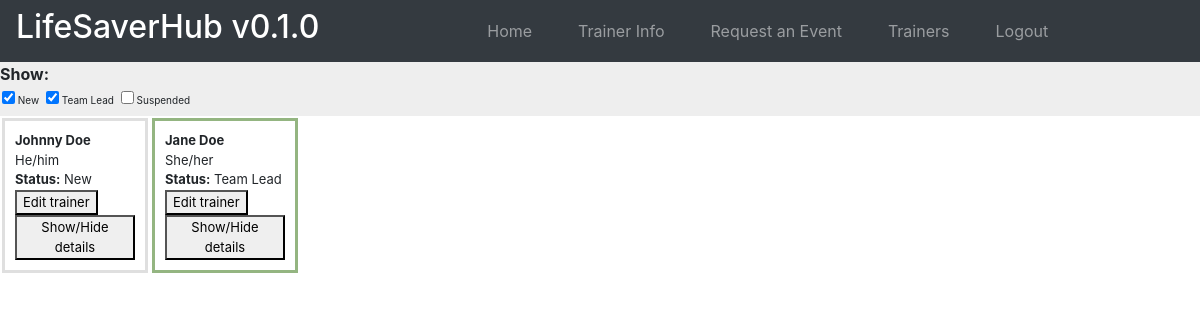
Page /trainer_info (signed in) on the committed database.
### website/models.py (models this page shows)
class Trainer(db.Model):
    id = db.Column(db.Integer, primary_key=True)
    name = db.Column(db.String(50))
    nickname = db.Column(db.String(50))
    date_of_birth = db.Column(db.Date)
    pronouns = db.Column(db.String(50))
    race_ethnicity = db.Column(db.String(100))
    how_did_you_hear = db.Column(db.String(200))
    phone = db.Column(db.String(16))
    text_or_call = db.Column(db.String(16))
    email = db.Column(db.String(50))
    education = db.Column(db.String(100))
    lifesaver_skills = db.Column(db.String(500))
    relevant_exp = db.Column(db.String(500))
    heartsaver_interest = db.Column(db.String(4))
    gen_avail = db.Column(db.String(500))
    hrs_per_month = db.Column(db.Integer)
    languages = db.Column(db.String(50))
    other_info = db.Column(db.String(1500))
    documents = db.Column(db.String(256))
    status = db.Column(db.String(100))
    assignments = db.relationship('Assignment', backref = 'trainer', cascade = 'all, delete-orphan', lazy = 'dynamic')
    admin_notes = db.Column(db.String(1500))

### website/views.py (the view)
@views.route('/trainer_info', methods=['GET', 'POST'])
@login_required
def trainer_info():
    trainers = Trainer.query.all()
    '''
    for trainer in trainers:
        if trainer.gen_avail:
            trainer.gen_avail.sort(key=lambda date: date.start_date)
    '''
    trainers_data = []
    for trainer in trainers:
        trainers_data.append(trainer.name)
    return render_template("trainer_info.html", user=current_user, trainers=trainers, trainers_data=trainers_data, trainer_colors=trainer_colors)

### website/__init__.py (called while the page is built)
def create_app():
    app = Flask(__name__)
    app.config['SECRET_KEY'] = 'hjshjhdjah kjshkjdhjs'
    app.config['SQLALCHEMY_DATABASE_URI'] = f'sqlite:///{DB_NAME}'
    path = os.getcwd()
    UPLOAD_FOLDER = os.path.join(path, 'doc_uploads')
    if not os.path.isdir(UPLOAD_FOLDER):
        os.mkdir(UPLOAD_FOLDER)
    app.config['UPLOAD_FOLDER'] = UPLOAD_FOLDER
    db.init_app(app)
    from .views import views
    from .auth import auth
    app.register_blueprint(views, url_prefix='/')
    app.register_blueprint(auth, url_prefix='/')
    from .models import User
    with app.app_context():
        db.create_all()
    login_manager = LoginManager()
    login_manager.login_view = 'auth.login'
    login_manager.init_app(app)
    @login_manager.user_loader
    def load_user(id):
        return User.query.get(int(id))
    return app

### website/templates/trainer_info.html (shortened to what this page needs)
{% extends "base.html" %} {% block title %}Home{% endblock %} {% block content
    %}
    <div class="trainer-info-container">
        <ul class="filterSection">
            <strong>Show:</strong>
            <li>
                <input checked="true" type="checkbox" value="New"/>
                <label>New</label>
            </li>
            <li>
                <input checked="true" type="checkbox" value="Team Lead"/>
                <label>Team Lead</label>
            </li>
            <li>
                <input type="checkbox" value="Suspended"/>
                <label>Suspended</label>
            </li>
        </ul>
        <ul class="list-group list-group-flush" id="trainerInfoFilter">
          {% for trainer in trainers %}
          <li
            id="trainer_{{trainer.id}}"
            data-type="{{trainer.status}}"
            class="list-group-item {% if trainer.status == 'Suspended' %} hideItem {% endif %}"
            style="display: inline-block; border-width: 3px;"
          >
          <strong>{{trainer.nickname}}</strong><br>
          {{trainer.pronouns}}
          <div class="update-status"><strong>Status:</strong> {{trainer.status}} <br>
            <button id="{{trainer.name}}"class="update-trainer-option" onClick="showOrHideDropdown(this.id,'update_div')">Edit trainer</button></div>
          <div class="trainer-details">
            <button id="details_{{trainer.id}}"class="show-trainer-details" onClick="showOrHideDropdown(this.id,'trainer')">Show/Hide details</button>
          </div>
          </li>
          {% endfor %}
        </ul>
      </div>
{% endblock %}>

### website/static/styles/web.css (style rules this page uses)
.trainer-info-container { box-sizing: border-box !important; width: 100% !important; justify-content: center !important; align-items: center !important; max-width: none !important; }
.list-group-item { margin: 2px !important; padding: 10px !important; font-size: small; }
#trainerInfoFilter { display: grid; grid-template-columns: repeat(8, 1fr); grid-gap: 0px; }
body { margin: 0; justify-content: center; align-items: center; }
.filterSection li { list-style: none; margin: 0px; padding: 2px; font-size:10px; display: inline; }
.filterSection { margin: 0px; padding: 0px; background-color: #EEEEEE; }
input { border: 1px solid transparent; background-color: #f1f1f1; padding: 10px; font-size: 16px; }

### rows in the picture
Trainer: nickname "Johnny Doe", pronouns "He/him", status "New"
Trainer: nickname "Jane Doe", pronouns "She/her", status "Team Lead"
